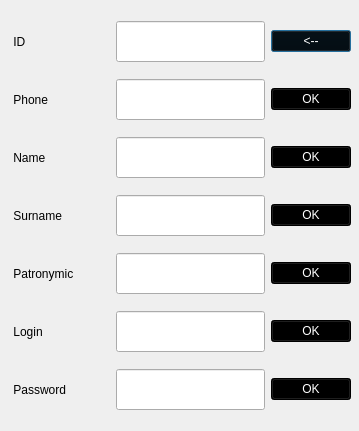
<?xml version="1.0" encoding="UTF-8"?>
<ui version="4.0">
 <class>ChangeData</class>
 <widget class="QDialog" name="ChangeData">
  <property name="geometry">
   <rect>
    <x>0</x>
    <y>0</y>
    <width>359</width>
    <height>431</height>
   </rect>
  </property>
  <property name="windowTitle">
   <string>Dialog</string>
  </property>
  <widget class="QWidget" name="layoutWidget_3">
   <property name="geometry">
    <rect>
     <x>10</x>
     <y>10</y>
     <width>341</width>
     <height>411</height>
    </rect>
   </property>
   <layout class="QVBoxLayout" name="verticalLayout_7">
    <item>
     <layout class="QHBoxLayout" name="horizontalLayout_15">
      <item>
       <widget class="QLabel" name="label_15">
        <property name="minimumSize">
         <size>
          <width>100</width>
          <height>41</height>
         </size>
        </property>
        <property name="maximumSize">
         <size>
          <width>100</width>
          <height>16777215</height>
         </size>
        </property>
        <property name="styleSheet">
         <string notr="true">font: 14pt &quot;MS Shell Dlg 2&quot;;
color: rgb(0, 0, 0);</string>
        </property>
        <property name="text">
         <string> ID</string>
        </property>
       </widget>
      </item>
      <item>
       <widget class="QLineEdit" name="id">
        <property name="minimumSize">
         <size>
          <width>0</width>
          <height>41</height>
         </size>
        </property>
        <property name="maximumSize">
         <size>
          <width>16777215</width>
          <height>41</height>
         </size>
        </property>
        <property name="sizeIncrement">
         <size>
          <width>0</width>
          <height>41</height>
         </size>
        </property>
        <property name="styleSheet">
         <string notr="true">font: 14pt &quot;MS Shell Dlg 2&quot;;
color: rgb(0, 0, 0);</string>
        </property>
       </widget>
      </item>
      <item>
       <widget class="QPushButton" name="pushButton_8">
        <property name="styleSheet">
         <string notr="true">background-color: rgb(0, 0, 0);
color: rgb(255, 255, 255);
font: 14pt &quot;MS Shell Dlg 2&quot;;</string>
        </property>
        <property name="text">
         <string>&lt;--</string>
        </property>
       </widget>
      </item>
     </layout>
    </item>
    <item>
     <layout class="QHBoxLayout" name="horizontalLayout_7">
      <item>
       <widget class="QLabel" name="label_7">
        <property name="minimumSize">
         <size>
          <width>100</width>
          <height>41</height>
         </size>
        </property>
        <property name="maximumSize">
         <size>
          <width>70</width>
          <height>16777215</height>
         </size>
        </property>
        <property name="styleSheet">
         <string notr="true">font: 14pt &quot;MS Shell Dlg 2&quot;;
color: rgb(0, 0, 0);</string>
        </property>
        <property name="text">
         <string> Phone</string>
        </property>
       </widget>
      </item>
      <item>
       <widget class="QLineEdit" name="phone">
        <property name="minimumSize">
         <size>
          <width>0</width>
          <height>41</height>
         </size>
        </property>
        <property name="maximumSize">
         <size>
          <width>16777215</width>
          <height>41</height>
         </size>
        </property>
        <property name="sizeIncrement">
         <size>
          <width>0</width>
          <height>41</height>
         </size>
        </property>
        <property name="styleSheet">
         <string notr="true">font: 14pt &quot;MS Shell Dlg 2&quot;;
color: rgb(0, 0, 0);</string>
        </property>
       </widget>
      </item>
      <item>
       <widget class="QPushButton" name="pushButton_7">
        <property name="styleSheet">
         <string notr="true">background-color: rgb(0, 0, 0);
color: rgb(255, 255, 255);
font: 14pt &quot;MS Shell Dlg 2&quot;;</string>
        </property>
        <property name="text">
         <string>OK</string>
        </property>
       </widget>
      </item>
     </layout>
    </item>
    <item>
     <layout class="QHBoxLayout" name="horizontalLayout_8">
      <item>
       <widget class="QLabel" name="label_8">
        <property name="minimumSize">
         <size>
          <width>100</width>
          <height>41</height>
         </size>
        </property>
        <property name="maximumSize">
         <size>
          <width>70</width>
          <height>16777215</height>
         </size>
        </property>
        <property name="styleSheet">
         <string notr="true">font: 14pt &quot;MS Shell Dlg 2&quot;;
color: rgb(0, 0, 0);</string>
        </property>
        <property name="text">
         <string> Name</string>
        </property>
       </widget>
      </item>
      <item>
       <widget class="QLineEdit" name="name">
        <property name="minimumSize">
         <size>
          <width>0</width>
          <height>41</height>
         </size>
        </property>
        <property name="maximumSize">
         <size>
          <width>16777215</width>
          <height>41</height>
         </size>
        </property>
        <property name="sizeIncrement">
         <size>
          <width>0</width>
          <height>41</height>
         </size>
        </property>
        <property name="styleSheet">
         <string notr="true">font: 14pt &quot;MS Shell Dlg 2&quot;;
color: rgb(0, 0, 0);</string>
        </property>
       </widget>
      </item>
      <item>
       <widget class="QPushButton" name="name_2">
        <property name="styleSheet">
         <string notr="true">background-color: rgb(0, 0, 0);
color: rgb(255, 255, 255);
font: 14pt &quot;MS Shell Dlg 2&quot;;</string>
        </property>
        <property name="text">
         <string>OK</string>
        </property>
       </widget>
      </item>
     </layout>
    </item>
    <item>
     <layout class="QHBoxLayout" name="horizontalLayout_9">
      <item>
       <widget class="QLabel" name="label_9">
        <property name="minimumSize">
         <size>
          <width>100</width>
          <height>41</height>
         </size>
        </property>
        <property name="maximumSize">
         <size>
          <width>70</width>
          <height>16777215</height>
         </size>
        </property>
        <property name="styleSheet">
         <string notr="true">font: 14pt &quot;MS Shell Dlg 2&quot;;
color: rgb(0, 0, 0);</string>
        </property>
        <property name="text">
         <string> Surname</string>
        </property>
       </widget>
      </item>
      <item>
       <widget class="QLineEdit" name="surname">
        <property name="minimumSize">
         <size>
          <width>0</width>
          <height>41</height>
         </size>
        </property>
        <property name="maximumSize">
         <size>
          <width>16777215</width>
          <height>41</height>
         </size>
        </property>
        <property name="sizeIncrement">
         <size>
          <width>0</width>
          <height>41</height>
         </size>
        </property>
        <property name="styleSheet">
         <string notr="true">font: 14pt &quot;MS Shell Dlg 2&quot;;
color: rgb(0, 0, 0);</string>
        </property>
       </widget>
      </item>
      <item>
       <widget class="QPushButton" name="surname_2">
        <property name="styleSheet">
         <string notr="true">background-color: rgb(0, 0, 0);
color: rgb(255, 255, 255);
font: 14pt &quot;MS Shell Dlg 2&quot;;</string>
        </property>
        <property name="text">
         <string>OK</string>
        </property>
       </widget>
      </item>
     </layout>
    </item>
    <item>
     <layout class="QHBoxLayout" name="horizontalLayout_11">
      <item>
       <widget class="QLabel" name="Patronym">
        <property name="minimumSize">
         <size>
          <width>100</width>
          <height>41</height>
         </size>
        </property>
        <property name="maximumSize">
         <size>
          <width>70</width>
          <height>16777215</height>
         </size>
        </property>
        <property name="styleSheet">
         <string notr="true">font: 14pt &quot;MS Shell Dlg 2&quot;;
color: rgb(0, 0, 0);</string>
        </property>
        <property name="text">
         <string> Patronymic</string>
        </property>
       </widget>
      </item>
      <item>
       <widget class="QLineEdit" name="otch">
        <property name="minimumSize">
         <size>
          <width>0</width>
          <height>41</height>
         </size>
        </property>
        <property name="maximumSize">
         <size>
          <width>16777215</width>
          <height>41</height>
         </size>
        </property>
        <property name="sizeIncrement">
         <size>
          <width>0</width>
          <height>41</height>
         </size>
        </property>
        <property name="styleSheet">
         <string notr="true">font: 14pt &quot;MS Shell Dlg 2&quot;;
color: rgb(0, 0, 0);</string>
        </property>
       </widget>
      </item>
      <item>
       <widget class="QPushButton" name="pushButton_12">
        <property name="styleSheet">
         <string notr="true">background-color: rgb(0, 0, 0);
color: rgb(255, 255, 255);
font: 14pt &quot;MS Shell Dlg 2&quot;;</string>
        </property>
        <property name="text">
         <string>OK</string>
        </property>
       </widget>
      </item>
     </layout>
    </item>
    <item>
     <layout class="QHBoxLayout" name="horizontalLayout_13">
      <item>
       <widget class="QLabel" name="label_13">
        <property name="minimumSize">
         <size>
          <width>100</width>
          <height>41</height>
         </size>
        </property>
        <property name="maximumSize">
         <size>
          <width>100</width>
          <height>16777215</height>
         </size>
        </property>
        <property name="styleSheet">
         <string notr="true">font: 14pt &quot;MS Shell Dlg 2&quot;;
color: rgb(0, 0, 0);</string>
        </property>
        <property name="text">
         <string> Login</string>
        </property>
       </widget>
      </item>
      <item>
       <widget class="QLineEdit" name="login">
        <property name="minimumSize">
         <size>
          <width>0</width>
          <height>41</height>
         </size>
        </property>
        <property name="maximumSize">
         <size>
          <width>16777215</width>
          <height>41</height>
         </size>
        </property>
        <property name="sizeIncrement">
         <size>
          <width>0</width>
          <height>41</height>
         </size>
        </property>
        <property name="styleSheet">
         <string notr="true">font: 14pt &quot;MS Shell Dlg 2&quot;;
color: rgb(0, 0, 0);</string>
        </property>
       </widget>
      </item>
      <item>
       <widget class="QPushButton" name="login_2">
        <property name="styleSheet">
         <string notr="true">background-color: rgb(0, 0, 0);
color: rgb(255, 255, 255);
font: 14pt &quot;MS Shell Dlg 2&quot;;</string>
        </property>
        <property name="text">
         <string>OK</string>
        </property>
       </widget>
      </item>
     </layout>
    </item>
    <item>
     <layout class="QHBoxLayout" name="horizontalLayout_12">
      <item>
       <widget class="QLabel" name="label_12">
        <property name="minimumSize">
         <size>
          <width>100</width>
          <height>41</height>
         </size>
        </property>
        <property name="maximumSize">
         <size>
          <width>100</width>
          <height>16777215</height>
         </size>
        </property>
        <property name="styleSheet">
         <string notr="true">font: 14pt &quot;MS Shell Dlg 2&quot;;
color: rgb(0, 0, 0);</string>
        </property>
        <property name="text">
         <string> Password</string>
        </property>
       </widget>
      </item>
      <item>
       <widget class="QLineEdit" name="password">
        <property name="minimumSize">
         <size>
          <width>0</width>
          <height>41</height>
         </size>
        </property>
        <property name="maximumSize">
         <size>
          <width>16777215</width>
          <height>41</height>
         </size>
        </property>
        <property name="sizeIncrement">
         <size>
          <width>0</width>
          <height>41</height>
         </size>
        </property>
        <property name="styleSheet">
         <string notr="true">font: 14pt &quot;MS Shell Dlg 2&quot;;
color: rgb(0, 0, 0);</string>
        </property>
       </widget>
      </item>
      <item>
       <widget class="QPushButton" name="password_2">
        <property name="styleSheet">
         <string notr="true">background-color: rgb(0, 0, 0);
color: rgb(255, 255, 255);
font: 14pt &quot;MS Shell Dlg 2&quot;;</string>
        </property>
        <property name="text">
         <string>OK</string>
        </property>
       </widget>
      </item>
     </layout>
    </item>
   </layout>
  </widget>
 </widget>
 <resources/>
 <connections/>
</ui>
